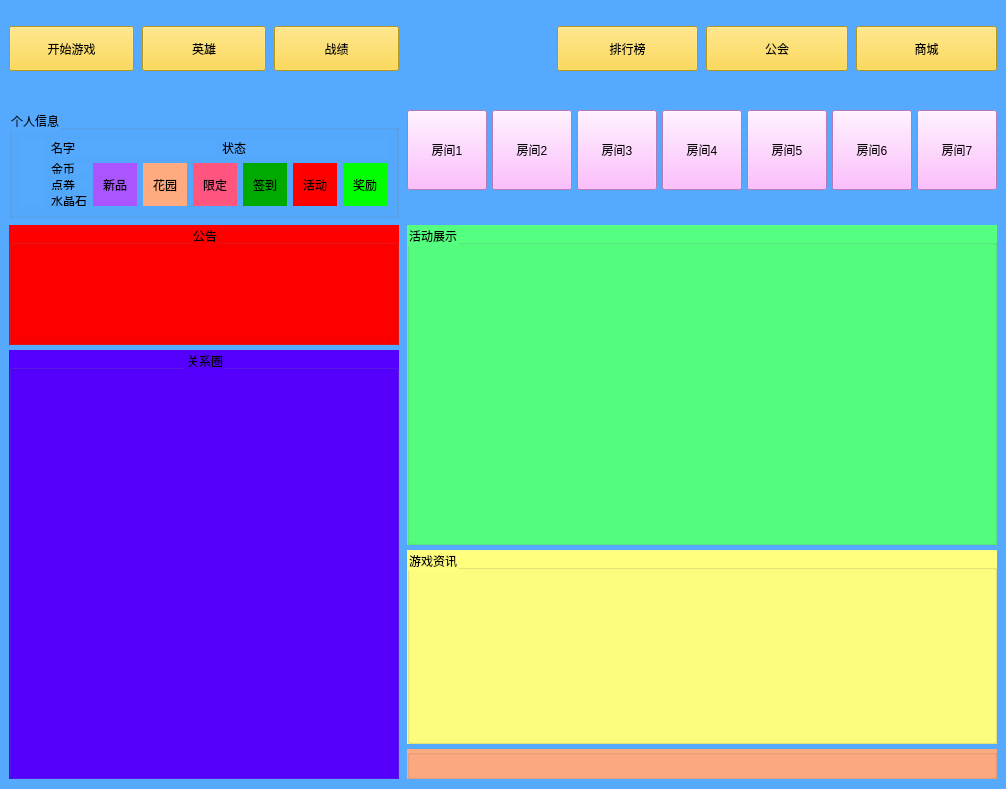
<?xml version="1.0" encoding="UTF-8"?>
<ui version="4.0">
 <class>GameFrameUI</class>
 <widget class="QWidget" name="GameFrameUI">
  <property name="enabled">
   <bool>true</bool>
  </property>
  <property name="geometry">
   <rect>
    <x>0</x>
    <y>0</y>
    <width>1006</width>
    <height>789</height>
   </rect>
  </property>
  <property name="minimumSize">
   <size>
    <width>800</width>
    <height>500</height>
   </size>
  </property>
  <property name="windowTitle">
   <string>Form</string>
  </property>
  <property name="styleSheet">
   <string notr="true">background-color: rgb(85, 170, 255);</string>
  </property>
  <layout class="QGridLayout" name="gridLayout">
   <property name="leftMargin">
    <number>9</number>
   </property>
   <property name="topMargin">
    <number>9</number>
   </property>
   <property name="rightMargin">
    <number>9</number>
   </property>
   <property name="bottomMargin">
    <number>10</number>
   </property>
   <property name="horizontalSpacing">
    <number>8</number>
   </property>
   <property name="verticalSpacing">
    <number>5</number>
   </property>
   <item row="4" column="0" rowspan="3" colspan="3">
    <widget class="QGroupBox" name="groupBox_4">
     <property name="styleSheet">
      <string notr="true">background-color: rgb(85, 0, 255);</string>
     </property>
     <property name="title">
      <string>关系圈</string>
     </property>
     <property name="alignment">
      <set>Qt::AlignCenter</set>
     </property>
    </widget>
   </item>
   <item row="2" column="0" colspan="3">
    <widget class="QGroupBox" name="groupBox">
     <property name="maximumSize">
      <size>
       <width>500</width>
       <height>108</height>
      </size>
     </property>
     <property name="styleSheet">
      <string notr="true"/>
     </property>
     <property name="title">
      <string>个人信息</string>
     </property>
     <layout class="QGridLayout" name="gridLayout_2">
      <item row="0" column="0">
       <widget class="QLabel" name="labelHead">
        <property name="minimumSize">
         <size>
          <width>0</width>
          <height>0</height>
         </size>
        </property>
        <property name="maximumSize">
         <size>
          <width>60</width>
          <height>16777215</height>
         </size>
        </property>
        <property name="text">
         <string/>
        </property>
        <property name="pixmap">
         <pixmap resource="../element.qrc">:/img/icon.png</pixmap>
        </property>
        <property name="scaledContents">
         <bool>true</bool>
        </property>
       </widget>
      </item>
      <item row="0" column="1">
       <layout class="QVBoxLayout" name="verticalLayout_2">
        <item>
         <layout class="QHBoxLayout" name="horizontalLayout">
          <item>
           <widget class="QLabel" name="labelName">
            <property name="text">
             <string>名字</string>
            </property>
           </widget>
          </item>
          <item>
           <widget class="QLabel" name="labelState">
            <property name="text">
             <string>状态</string>
            </property>
           </widget>
          </item>
         </layout>
        </item>
        <item>
         <layout class="QHBoxLayout" name="horizontalLayout_3">
          <item>
           <layout class="QHBoxLayout" name="horizontalLayout_2">
            <item>
             <layout class="QVBoxLayout" name="verticalLayout">
              <item>
               <widget class="QLabel" name="labelGold">
                <property name="text">
                 <string>金币</string>
                </property>
               </widget>
              </item>
              <item>
               <widget class="QLabel" name="label_2">
                <property name="text">
                 <string>点券</string>
                </property>
               </widget>
              </item>
              <item>
               <widget class="QLabel" name="label_4">
                <property name="text">
                 <string>水晶石</string>
                </property>
               </widget>
              </item>
             </layout>
            </item>
            <item>
             <widget class="UILabel" name="label_newGoods">
              <property name="minimumSize">
               <size>
                <width>44</width>
                <height>0</height>
               </size>
              </property>
              <property name="styleSheet">
               <string notr="true">background-color: rgb(170, 85, 255);</string>
              </property>
              <property name="text">
               <string>新品</string>
              </property>
              <property name="alignment">
               <set>Qt::AlignCenter</set>
              </property>
             </widget>
            </item>
            <item>
             <widget class="UILabel" name="label_6">
              <property name="minimumSize">
               <size>
                <width>44</width>
                <height>0</height>
               </size>
              </property>
              <property name="styleSheet">
               <string notr="true">background-color: rgb(255, 170, 127);</string>
              </property>
              <property name="text">
               <string>花园</string>
              </property>
              <property name="alignment">
               <set>Qt::AlignCenter</set>
              </property>
             </widget>
            </item>
            <item>
             <widget class="UILabel" name="label_5">
              <property name="minimumSize">
               <size>
                <width>44</width>
                <height>0</height>
               </size>
              </property>
              <property name="styleSheet">
               <string notr="true">background-color: rgb(255, 85, 127);</string>
              </property>
              <property name="text">
               <string>限定</string>
              </property>
              <property name="alignment">
               <set>Qt::AlignCenter</set>
              </property>
             </widget>
            </item>
            <item>
             <widget class="UILabel" name="label_9">
              <property name="minimumSize">
               <size>
                <width>44</width>
                <height>0</height>
               </size>
              </property>
              <property name="styleSheet">
               <string notr="true">background-color: rgb(0, 170, 0);</string>
              </property>
              <property name="text">
               <string>签到</string>
              </property>
              <property name="alignment">
               <set>Qt::AlignCenter</set>
              </property>
             </widget>
            </item>
            <item>
             <widget class="UILabel" name="label_10">
              <property name="minimumSize">
               <size>
                <width>44</width>
                <height>0</height>
               </size>
              </property>
              <property name="styleSheet">
               <string notr="true">background-color: rgb(255, 0, 0);</string>
              </property>
              <property name="text">
               <string>活动</string>
              </property>
              <property name="alignment">
               <set>Qt::AlignCenter</set>
              </property>
             </widget>
            </item>
            <item>
             <widget class="UILabel" name="label_8">
              <property name="minimumSize">
               <size>
                <width>44</width>
                <height>0</height>
               </size>
              </property>
              <property name="styleSheet">
               <string notr="true">background-color: rgb(0, 255, 0);</string>
              </property>
              <property name="text">
               <string>奖励</string>
              </property>
              <property name="alignment">
               <set>Qt::AlignCenter</set>
              </property>
             </widget>
            </item>
           </layout>
          </item>
         </layout>
        </item>
       </layout>
      </item>
     </layout>
    </widget>
   </item>
   <item row="5" column="3" colspan="4">
    <widget class="QGroupBox" name="groupBox_gameInfo">
     <property name="minimumSize">
      <size>
       <width>0</width>
       <height>120</height>
      </size>
     </property>
     <property name="styleSheet">
      <string notr="true">background-color: rgb(255, 255, 127);</string>
     </property>
     <property name="title">
      <string>游戏资讯</string>
     </property>
     <layout class="QGridLayout" name="gridLayout_4"/>
    </widget>
   </item>
   <item row="3" column="3" rowspan="2" colspan="4">
    <widget class="QGroupBox" name="groupBox_active">
     <property name="styleSheet">
      <string notr="true">background-color: rgb(85, 255, 127);</string>
     </property>
     <property name="title">
      <string>活动展示</string>
     </property>
     <layout class="QGridLayout" name="gridLayout_3"/>
    </widget>
   </item>
   <item row="3" column="0" colspan="3">
    <widget class="QGroupBox" name="groupBox_notify">
     <property name="minimumSize">
      <size>
       <width>0</width>
       <height>120</height>
      </size>
     </property>
     <property name="maximumSize">
      <size>
       <width>16777215</width>
       <height>120</height>
      </size>
     </property>
     <property name="styleSheet">
      <string notr="true">background-color: rgb(255, 0, 0);</string>
     </property>
     <property name="title">
      <string>公告</string>
     </property>
     <property name="alignment">
      <set>Qt::AlignCenter</set>
     </property>
    </widget>
   </item>
   <item row="6" column="3" colspan="4">
    <widget class="QGroupBox" name="groupBox_outlink">
     <property name="minimumSize">
      <size>
       <width>0</width>
       <height>30</height>
      </size>
     </property>
     <property name="maximumSize">
      <size>
       <width>16777215</width>
       <height>30</height>
      </size>
     </property>
     <property name="styleSheet">
      <string notr="true">background-color: rgb(255, 170, 127);</string>
     </property>
     <property name="title">
      <string/>
     </property>
     <property name="alignment">
      <set>Qt::AlignCenter</set>
     </property>
    </widget>
   </item>
   <item row="0" column="1">
    <widget class="QPushButton" name="pushButton_2">
     <property name="minimumSize">
      <size>
       <width>0</width>
       <height>45</height>
      </size>
     </property>
     <property name="styleSheet">
      <string notr="true">background-color: rgb(255, 209, 39);</string>
     </property>
     <property name="text">
      <string>英雄</string>
     </property>
    </widget>
   </item>
   <item row="0" column="3">
    <widget class="QLabel" name="label">
     <property name="minimumSize">
      <size>
       <width>120</width>
       <height>80</height>
      </size>
     </property>
     <property name="maximumSize">
      <size>
       <width>180</width>
       <height>80</height>
      </size>
     </property>
     <property name="text">
      <string/>
     </property>
     <property name="textFormat">
      <enum>Qt::PlainText</enum>
     </property>
     <property name="pixmap">
      <pixmap resource="../element.qrc">:/img/liaowt.png</pixmap>
     </property>
     <property name="scaledContents">
      <bool>true</bool>
     </property>
     <property name="alignment">
      <set>Qt::AlignCenter</set>
     </property>
    </widget>
   </item>
   <item row="0" column="5">
    <widget class="QPushButton" name="pushButton_5">
     <property name="minimumSize">
      <size>
       <width>0</width>
       <height>45</height>
      </size>
     </property>
     <property name="styleSheet">
      <string notr="true">background-color: rgb(255, 209, 39);</string>
     </property>
     <property name="text">
      <string>公会</string>
     </property>
    </widget>
   </item>
   <item row="0" column="4">
    <widget class="QPushButton" name="pushButton_4">
     <property name="minimumSize">
      <size>
       <width>0</width>
       <height>45</height>
      </size>
     </property>
     <property name="styleSheet">
      <string notr="true">background-color: rgb(255, 209, 39);</string>
     </property>
     <property name="text">
      <string>排行榜</string>
     </property>
    </widget>
   </item>
   <item row="0" column="6">
    <widget class="QPushButton" name="pushButton_6">
     <property name="minimumSize">
      <size>
       <width>0</width>
       <height>45</height>
      </size>
     </property>
     <property name="styleSheet">
      <string notr="true">background-color: rgb(255, 209, 39);</string>
     </property>
     <property name="text">
      <string>商城</string>
     </property>
    </widget>
   </item>
   <item row="2" column="3" colspan="4">
    <layout class="QHBoxLayout" name="horizontalLayout_4" stretch="0,2,0,0,0,0,0">
     <property name="spacing">
      <number>5</number>
     </property>
     <property name="sizeConstraint">
      <enum>QLayout::SetFixedSize</enum>
     </property>
     <property name="leftMargin">
      <number>0</number>
     </property>
     <property name="topMargin">
      <number>1</number>
     </property>
     <property name="bottomMargin">
      <number>30</number>
     </property>
     <item>
      <widget class="QPushButton" name="pushButton_Fight">
       <property name="minimumSize">
        <size>
         <width>80</width>
         <height>80</height>
        </size>
       </property>
       <property name="maximumSize">
        <size>
         <width>80</width>
         <height>80</height>
        </size>
       </property>
       <property name="styleSheet">
        <string notr="true">background-color: rgb(255, 170, 255);</string>
       </property>
       <property name="text">
        <string>房间1</string>
       </property>
      </widget>
     </item>
     <item>
      <widget class="QPushButton" name="pushButton_Multiplayer">
       <property name="minimumSize">
        <size>
         <width>80</width>
         <height>80</height>
        </size>
       </property>
       <property name="maximumSize">
        <size>
         <width>80</width>
         <height>80</height>
        </size>
       </property>
       <property name="styleSheet">
        <string notr="true">background-color: rgb(255, 170, 255);</string>
       </property>
       <property name="text">
        <string>房间2</string>
       </property>
      </widget>
     </item>
     <item>
      <widget class="QPushButton" name="pushButton_SameTable">
       <property name="minimumSize">
        <size>
         <width>80</width>
         <height>80</height>
        </size>
       </property>
       <property name="maximumSize">
        <size>
         <width>80</width>
         <height>80</height>
        </size>
       </property>
       <property name="styleSheet">
        <string notr="true">background-color: rgb(255, 170, 255);</string>
       </property>
       <property name="text">
        <string>房间3</string>
       </property>
      </widget>
     </item>
     <item>
      <widget class="QPushButton" name="pushButton_Guess">
       <property name="minimumSize">
        <size>
         <width>80</width>
         <height>80</height>
        </size>
       </property>
       <property name="maximumSize">
        <size>
         <width>80</width>
         <height>80</height>
        </size>
       </property>
       <property name="styleSheet">
        <string notr="true">background-color: rgb(255, 170, 255);</string>
       </property>
       <property name="text">
        <string>房间4</string>
       </property>
      </widget>
     </item>
     <item>
      <widget class="QPushButton" name="pushButton_GamesCity">
       <property name="minimumSize">
        <size>
         <width>80</width>
         <height>80</height>
        </size>
       </property>
       <property name="maximumSize">
        <size>
         <width>80</width>
         <height>80</height>
        </size>
       </property>
       <property name="styleSheet">
        <string notr="true">background-color: rgb(255, 170, 255);</string>
       </property>
       <property name="text">
        <string>房间5</string>
       </property>
      </widget>
     </item>
     <item>
      <widget class="QPushButton" name="pushButton_DualMeet">
       <property name="minimumSize">
        <size>
         <width>80</width>
         <height>80</height>
        </size>
       </property>
       <property name="maximumSize">
        <size>
         <width>80</width>
         <height>80</height>
        </size>
       </property>
       <property name="styleSheet">
        <string notr="true">background-color: rgb(255, 170, 255);</string>
       </property>
       <property name="text">
        <string>房间6</string>
       </property>
      </widget>
     </item>
     <item>
      <widget class="QPushButton" name="pushButton_Smart">
       <property name="minimumSize">
        <size>
         <width>80</width>
         <height>80</height>
        </size>
       </property>
       <property name="maximumSize">
        <size>
         <width>80</width>
         <height>80</height>
        </size>
       </property>
       <property name="styleSheet">
        <string notr="true">background-color: rgb(255, 170, 255);</string>
       </property>
       <property name="text">
        <string>房间7</string>
       </property>
      </widget>
     </item>
    </layout>
   </item>
   <item row="0" column="0">
    <widget class="QPushButton" name="pushButton">
     <property name="minimumSize">
      <size>
       <width>0</width>
       <height>45</height>
      </size>
     </property>
     <property name="styleSheet">
      <string notr="true">background-color: rgb(255, 209, 39);</string>
     </property>
     <property name="text">
      <string>开始游戏</string>
     </property>
    </widget>
   </item>
   <item row="0" column="2">
    <widget class="QPushButton" name="pushButton_3">
     <property name="minimumSize">
      <size>
       <width>0</width>
       <height>45</height>
      </size>
     </property>
     <property name="styleSheet">
      <string notr="true">background-color: rgb(255, 209, 39);</string>
     </property>
     <property name="text">
      <string>战绩</string>
     </property>
    </widget>
   </item>
   <item row="1" column="3">
    <spacer name="verticalSpacer">
     <property name="orientation">
      <enum>Qt::Vertical</enum>
     </property>
     <property name="sizeType">
      <enum>QSizePolicy::Fixed</enum>
     </property>
     <property name="sizeHint" stdset="0">
      <size>
       <width>20</width>
       <height>15</height>
      </size>
     </property>
    </spacer>
   </item>
  </layout>
 </widget>
 <customwidgets>
  <customwidget>
   <class>UILabel</class>
   <extends>QLabel</extends>
   <header>base/baseui/uilabel.h</header>
  </customwidget>
 </customwidgets>
 <tabstops>
  <tabstop>pushButton</tabstop>
  <tabstop>pushButton_2</tabstop>
  <tabstop>pushButton_3</tabstop>
  <tabstop>pushButton_4</tabstop>
  <tabstop>pushButton_5</tabstop>
  <tabstop>pushButton_6</tabstop>
 </tabstops>
 <resources>
  <include location="../element.qrc"/>
 </resources>
 <connections/>
</ui>
